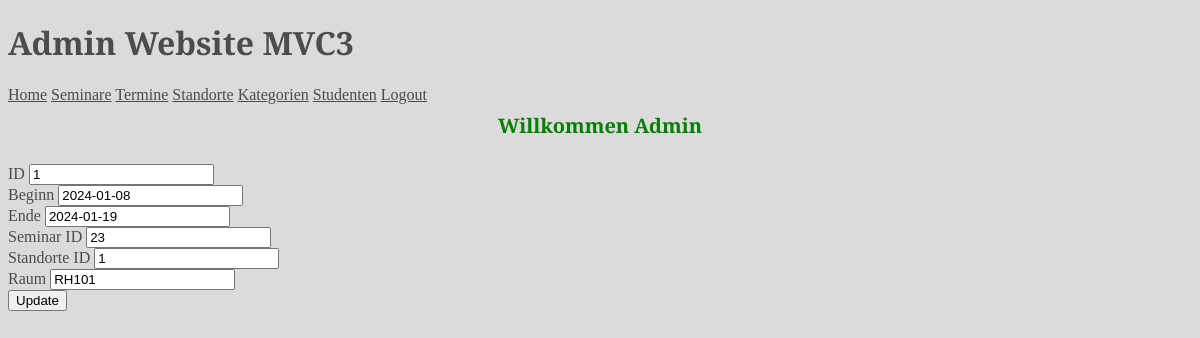
The page /admin/index.php?action=termin_update&id=1 (signed in) on the database its author committed.
### tables this page shows
CREATE TABLE `termine` (
  `id` int(11) NOT NULL AUTO_INCREMENT,
  `beginn` date NOT NULL,
  `ende` date NOT NULL,
  `seminare_id` int(11) NOT NULL,
  `standorte_id` int(11) NOT NULL,
  `raum` varchar(30) NOT NULL,
  PRIMARY KEY (`id`),
  KEY `seminare_fk_1` (`seminare_id`),
  KEY `standorte_fk_2` (`standorte_id`),
  CONSTRAINT `seminare_fk_1` FOREIGN KEY (`seminare_id`) REFERENCES `seminare` (`id`),
  CONSTRAINT `standorte_fk_2` FOREIGN KEY (`standorte_id`) REFERENCES `standorte` (`id`)
);

### admin/index.php (called while the page is built, shortened)
<?php
require_once "./include/datenbank.php";
if (isset($_GET['action'])) {
    $action = $_GET['action'];
} else {
    $action = 'admin_login';
}
switch ($action) {
	case 'termin_update':
	$termin = new Termin();
	$result = $termin->select($db,$_GET['id']);
	$termin = new Termin($result);
	break;
}
require_once "views/layout.php";
?>

### admin/models/Termin.php (called while the page is built, shortened)
<?php
class Termin implements iDatenbank
{
	private $id;
	private $seminare_id;
	private $beginn;
	private $ende;
	private $standorte_id;
	private $raum;
	function set_daten($daten)
	{
		if (!is_array($daten)) {
			return;
		}
		foreach ($daten as $key => $value) {
			$setter = "set" . ucfirst($key);
		}
	}
	public function getId()
	{
		return $this->id;
	}
	public function setId($param)
	{
		$this->id = $param;
	}
	public function getSeminare_id()
	{
		return $this->seminare_id;
	}
	public function setSeminare_id($param)
	{
		$this->seminare_id = $param;
	}
	public function getBeginn()
	{
		return $this->beginn;
	}
	public function setBeginn($param)
	{
		$this->beginn = $param;
	}
	public function getEnde()
	{
		return $this->ende;
	}
	public function setEnde($param)
	{
		$this->ende = $param;
	}
	public function getStandorte_id()
	{
		return $this->standorte_id;
	}
	public function setStandorte_id($param)
	{
		$this->standorte_id = $param;
	}
	public function getRaum()
	{
		return $this->raum;
	}
	public function setRaum($param)
	{
		$this->raum = $param;
	}
	function select($db, $id)
	{
		$sql = "SELECT * FROM `termine`  WHERE id = :id ";
		$daten =
		[
			'id' =>$id
		];
		$stmt = $db->prepare($sql);
		$stmt->execute($daten);
		$result = $stmt->fetch();
		return $result;
	}
}
?>

### admin/views/_termin_update.php (the view)
<div>
	<label for="id">ID</label>
	<input type="text" id="id" name="id" value="<?= $termin->getId() ?>" readonly>
</div>
<div>
	<label for="beginn">Beginn</label>
	<input type="text" id="beginn" name="beginn" value="<?= $termin->getBeginn() ?>" readonly>
</div>
<div>
	<label for="ende">Ende</label>
	<input type="text" id="ende" name="ende" value="<?= $termin->getEnde() ?>" readonly>
</div>
<div>
	<label for="seminare_id">Seminar ID</label>
	<input type="text" id="seminare_id" name="seminare_id" value="<?= $termin->getSeminare_id() ?>" required>
</div>
<div>
	<label for="standorte_id">Standorte ID</label>
	<input type="text" id="standorte_id" name="standorte_id" value="<?= $termin->getStandorte_id() ?>" required>
</div>
<div>
	<label for="raum">Raum</label>
	<input type="text" id="raum" name="raum" value="<?= $termin->getRaum() ?>" required>
</div>
<button type="submit">Update</button>

### admin/css/styles.css (style rules this page uses)
html { font-family: "PT Serif", serif; font-weight: 400; font-style: normal; color: #4C4C4C; }
body { background-color: #DBDBDB; }

### rows shown on the page
termine: id "1", beginn "2024-01-08", ende "2024-01-19", seminare_id "23", standorte_id "1", raum "RH101"

### other values the page prints
$message "Willkommen Admin"
